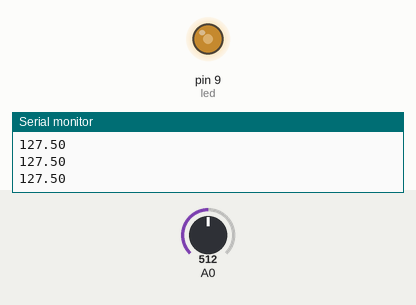
This sketch was run on a simulated Arduino Uno, built with avr-gcc and run on an emulated ATmega328P. On the bench: output pins drawn as LEDs (lit = HIGH), the last lines printed to the serial monitor. The test bench sets the inputs (shaded band); at power-on: A0 = 512.

Above: at 1.2 s.
1.3 s: A0 set to 716
At 1.6 s:
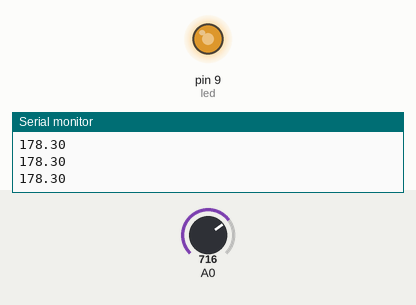
2.8 s: A0 set to 900
At 3.9 s:
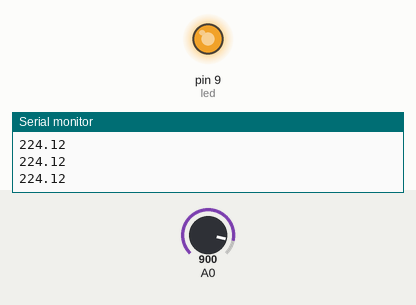
4.3 s: A0 set to 122
At 4.9 s:
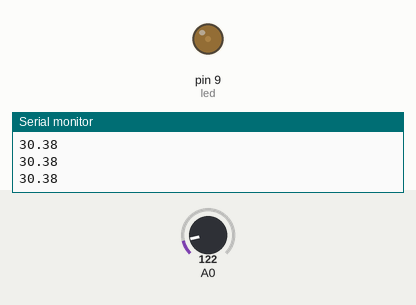
5.8 s: A0 set to 0
At 7.0 s:
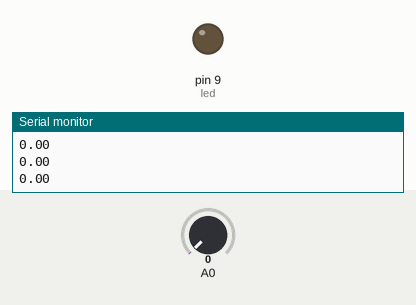
7.3 s: A0 set to 511
At 8.5 s:
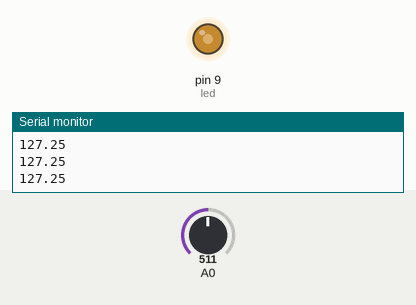
Timing chart, 0 to 9.8 s (numbered marks = the images above; inputs shaded):
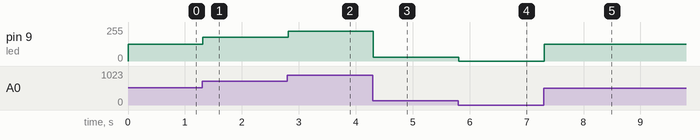

The sketch:

led_controller_by_pot.ino
```cpp
int led = 9;
void setup() {
  Serial.begin(9600);
  pinMode(led, OUTPUT);
}
void loop() {
  int sensorValue = analogRead(A0);
  float voltage = sensorValue * (255.0 / 1024.0);
  Serial.println(voltage);
  analogWrite(led, voltage);
}
```

Measured:
- after the input at 1.3 s, pin 9 (led): 127/255 → 178/255 at once
- after the input at 2.8 s, pin 9 (led): 178/255 → 224/255 at once
- after the input at 4.3 s, pin 9 (led): 224/255 → 30/255 at once
- after the input at 5.8 s, pin 9 (led): 30/255 → 0/255 at once
- after the input at 7.3 s, pin 9 (led): 0/255 → 127/255 at once
